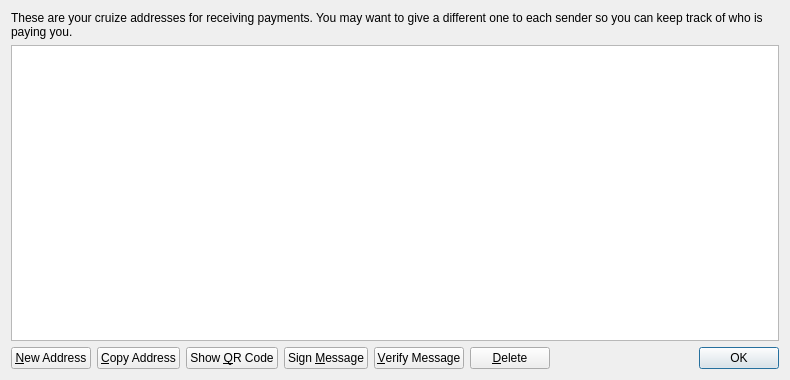
<?xml version="1.0" encoding="UTF-8"?>
<ui version="4.0">
 <class>AddressBookPage</class>
 <widget class="QWidget" name="AddressBookPage">
  <property name="geometry">
   <rect>
    <x>0</x>
    <y>0</y>
    <width>790</width>
    <height>380</height>
   </rect>
  </property>
  <property name="windowTitle">
   <string>Address Book</string>
  </property>
  <layout class="QVBoxLayout" name="verticalLayout">
   <item>
    <widget class="QLabel" name="labelExplanation">
     <property name="text">
      <string>These are your cruize addresses for receiving payments. You may want to give a different one to each sender so you can keep track of who is paying you.</string>
     </property>
     <property name="textFormat">
      <enum>Qt::PlainText</enum>
     </property>
     <property name="wordWrap">
      <bool>true</bool>
     </property>
    </widget>
   </item>
   <item>
    <widget class="QTableView" name="tableView">
     <property name="contextMenuPolicy">
      <enum>Qt::CustomContextMenu</enum>
     </property>
     <property name="toolTip">
      <string>Double-click to edit address or label</string>
     </property>
     <property name="tabKeyNavigation">
      <bool>false</bool>
     </property>
     <property name="alternatingRowColors">
      <bool>true</bool>
     </property>
     <property name="selectionMode">
      <enum>QAbstractItemView::SingleSelection</enum>
     </property>
     <property name="selectionBehavior">
      <enum>QAbstractItemView::SelectRows</enum>
     </property>
     <property name="sortingEnabled">
      <bool>true</bool>
     </property>
     <attribute name="verticalHeaderVisible">
      <bool>false</bool>
     </attribute>
    </widget>
   </item>
   <item>
    <layout class="QHBoxLayout" name="horizontalLayout">
     <item>
      <widget class="QPushButton" name="newAddressButton">
       <property name="toolTip">
        <string>Create a new address</string>
       </property>
       <property name="text">
        <string>&amp;New Address</string>
       </property>
       <property name="icon">
        <iconset resource="../bitcoin.qrc">
         <normaloff>:/icons/add</normaloff>:/icons/add</iconset>
       </property>
      </widget>
     </item>
     <item>
      <widget class="QPushButton" name="copyToClipboard">
       <property name="toolTip">
        <string>Copy the currently selected address to the system clipboard</string>
       </property>
       <property name="text">
        <string>&amp;Copy Address</string>
       </property>
       <property name="icon">
        <iconset resource="../bitcoin.qrc">
         <normaloff>:/icons/editcopy</normaloff>:/icons/editcopy</iconset>
       </property>
      </widget>
     </item>
     <item>
      <widget class="QPushButton" name="showQRCode">
       <property name="text">
        <string>Show &amp;QR Code</string>
       </property>
       <property name="icon">
        <iconset resource="../bitcoin.qrc">
         <normaloff>:/icons/qrcode</normaloff>:/icons/qrcode</iconset>
       </property>
      </widget>
     </item>
     <item>
      <widget class="QPushButton" name="signMessage">
       <property name="toolTip">
        <string>Sign a message to prove you own a cruize address</string>
       </property>
       <property name="text">
        <string>Sign &amp;Message</string>
       </property>
       <property name="icon">
        <iconset resource="../bitcoin.qrc">
         <normaloff>:/icons/edit</normaloff>:/icons/edit</iconset>
       </property>
      </widget>
     </item>
     <item>
      <widget class="QPushButton" name="verifyMessage">
       <property name="toolTip">
        <string>Verify a message to ensure it was signed with a specified cruize address</string>
       </property>
       <property name="text">
        <string>&amp;Verify Message</string>
       </property>
       <property name="icon">
        <iconset resource="../bitcoin.qrc">
         <normaloff>:/icons/transaction_0</normaloff>:/icons/transaction_0</iconset>
       </property>
      </widget>
     </item>
     <item>
      <widget class="QPushButton" name="deleteButton">
       <property name="toolTip">
        <string>Delete the currently selected address from the list</string>
       </property>
       <property name="text">
        <string>&amp;Delete</string>
       </property>
       <property name="icon">
        <iconset resource="../bitcoin.qrc">
         <normaloff>:/icons/remove</normaloff>:/icons/remove</iconset>
       </property>
      </widget>
     </item>
     <item>
      <spacer name="horizontalSpacer">
       <property name="orientation">
        <enum>Qt::Horizontal</enum>
       </property>
       <property name="sizeHint" stdset="0">
        <size>
         <width>40</width>
         <height>20</height>
        </size>
       </property>
      </spacer>
     </item>
     <item>
      <widget class="QDialogButtonBox" name="buttonBox">
       <property name="sizePolicy">
        <sizepolicy hsizetype="Maximum" vsizetype="Fixed">
         <horstretch>0</horstretch>
         <verstretch>0</verstretch>
        </sizepolicy>
       </property>
       <property name="standardButtons">
        <set>QDialogButtonBox::Ok</set>
       </property>
      </widget>
     </item>
    </layout>
   </item>
  </layout>
 </widget>
 <resources>
  <include location="../bitcoin.qrc"/>
 </resources>
 <connections/>
</ui>
